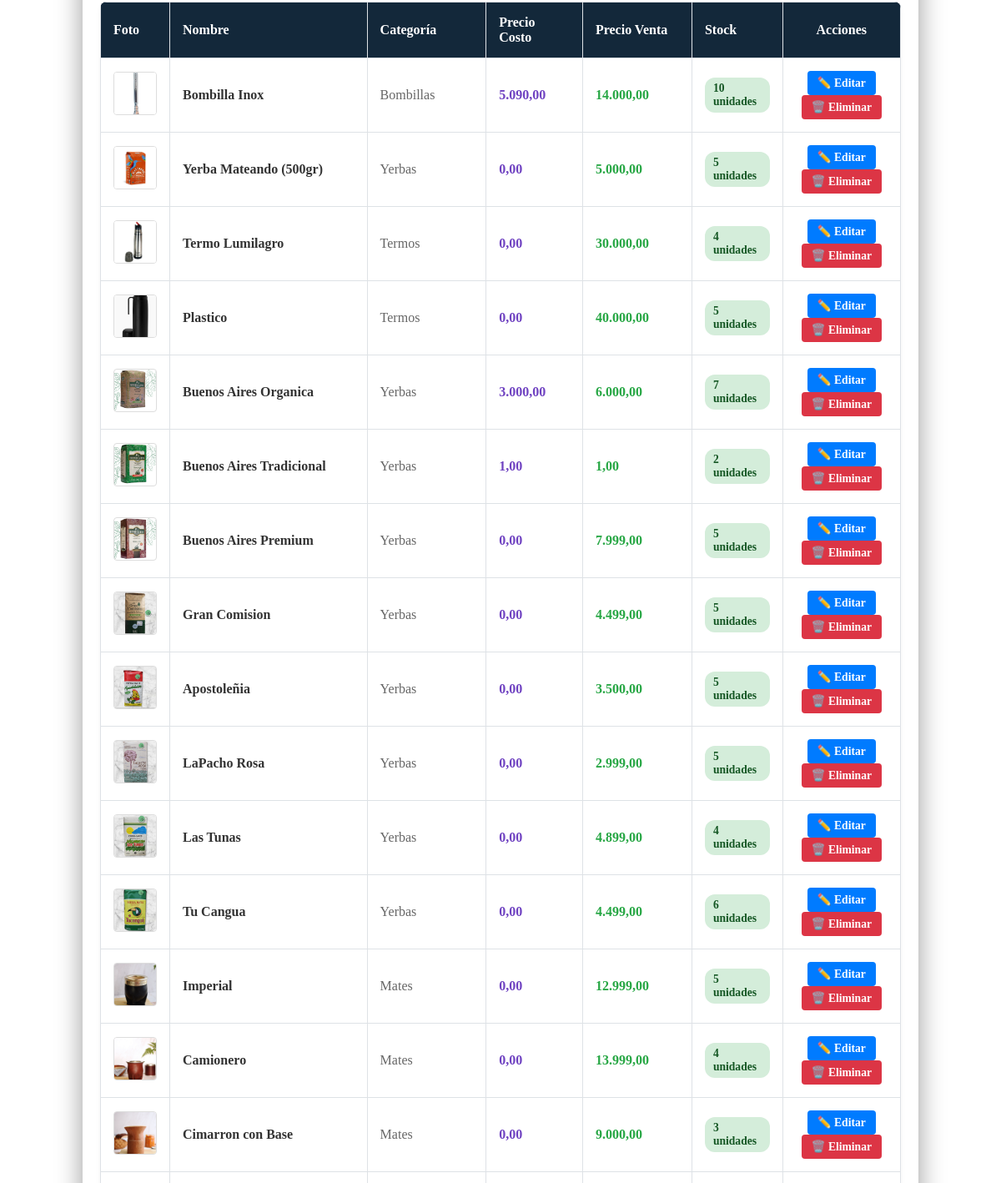
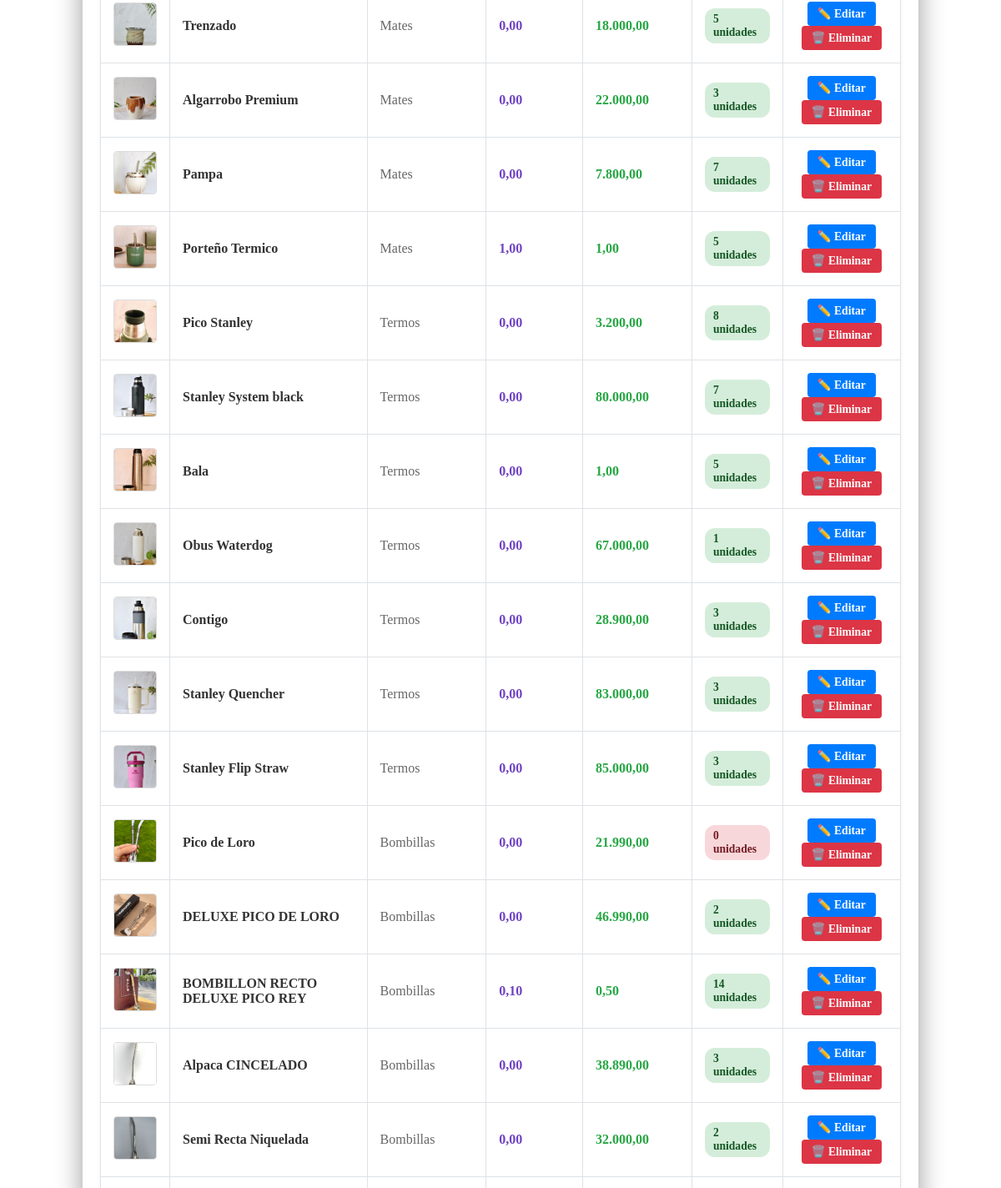
/admin/productos (signed in, middle part), run on an earlier commit of the app's database (2 pictures, top to bottom).
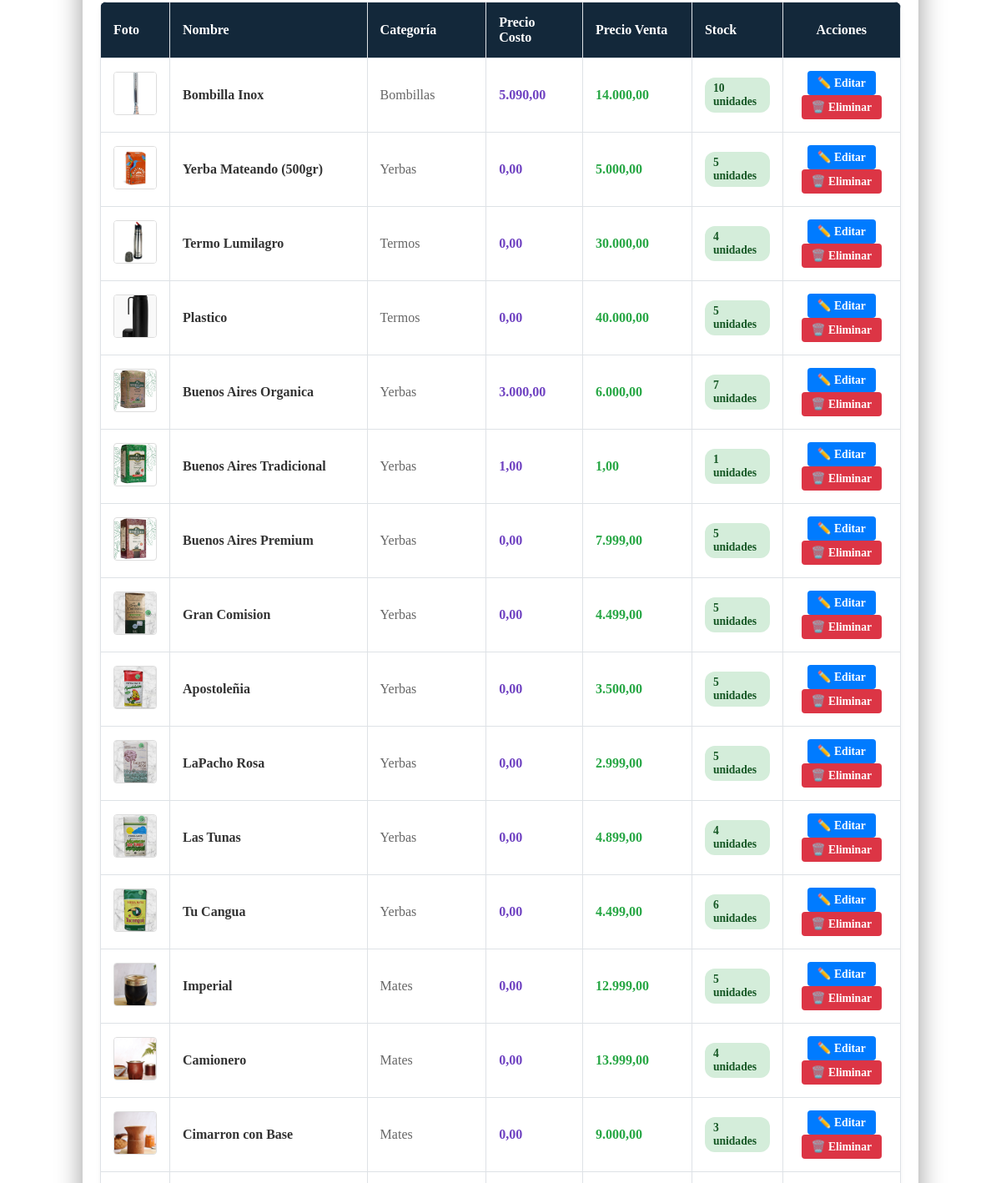
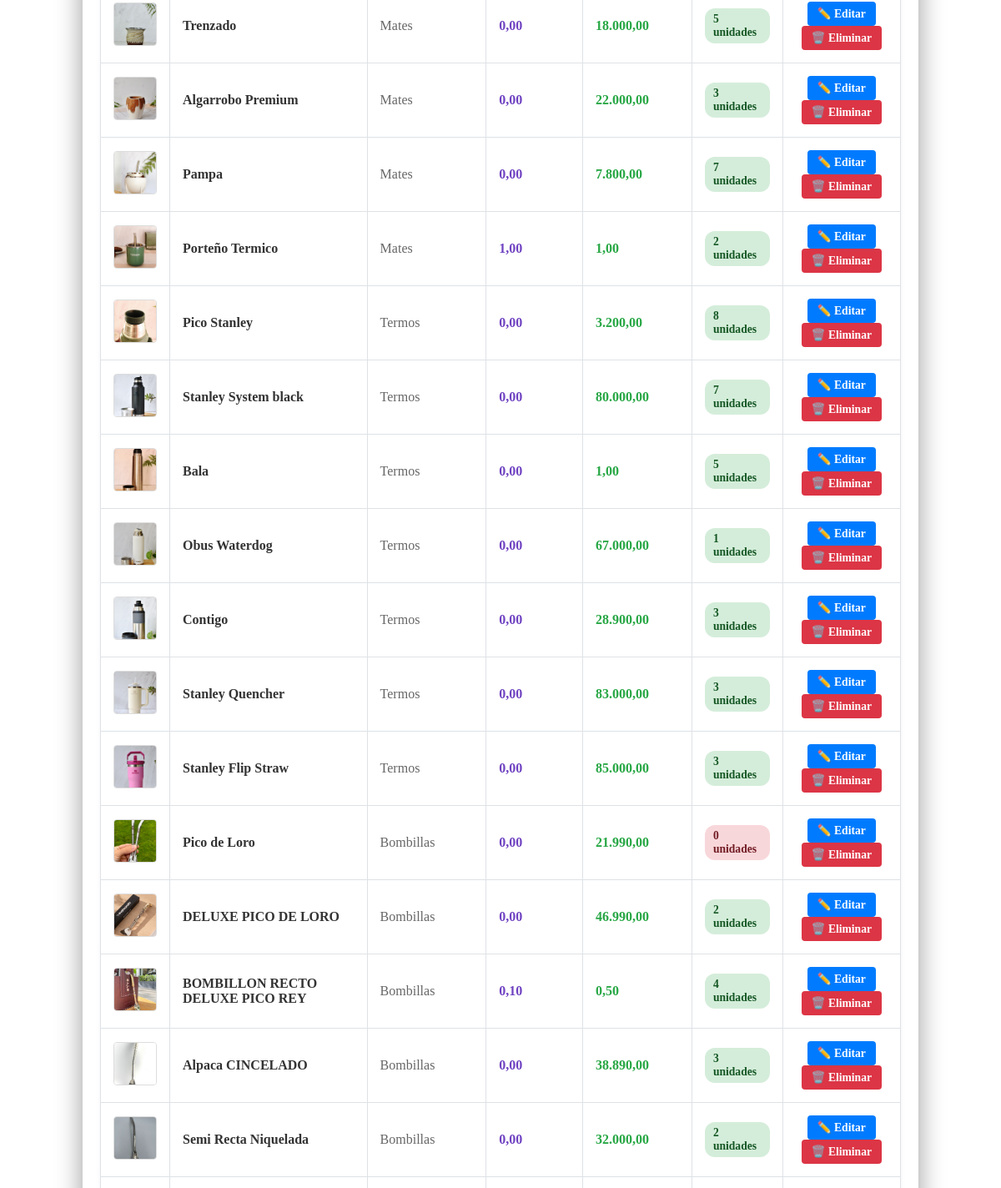
And on a later commit of the database (2 pictures, top to bottom).
### app.py (models this page shows, shortened)
class Producto(db.Model):
    id = db.Column(db.Integer, primary_key=True)
    nombre = db.Column(db.String(100), nullable=False)
    categoria = db.Column(db.String(50))
    precio = db.Column(db.Float, nullable=False)
    precio_costo = db.Column(db.Float, nullable=False, default=0.0)
    descripcion = db.Column(db.Text)
    imagen = db.Column(db.String(100))
    stock = db.Column(db.Integer, default=0)

### app.py (the view)
@app.route('/admin/productos')
@requiere_nivel(5)  # Permite que entren tanto gestores (5) como administradores (10)
def lista_productos():
    todos_los_productos = Producto.query.all()
    return render_template('admin_productos.html', productos=todos_los_productos)

### app.py (called while the page is built)
@app.context_processor
def inject_categorias():
    return dict(todas_las_categorias=CATEGORIAS_DATA)

def requiere_nivel(nivel_minimo):
    def decorator(f):
        @wraps(f)
        def decorated_function(*args, **kwargs):
            rol_usuario = session.get('usuario_rol', 'cliente')
            nivel_usuario = NIVELES_ACCESO.get(rol_usuario, 1)
            if nivel_usuario < nivel_minimo:
                flash("No tenés permisos suficientes para realizar esta acción.", "danger")
                return redirect(url_for('inicio'))
            return f(*args, **kwargs)
        return decorated_function
    return decorator

@app.context_processor
def procesar_carrito():
    mi_carrito = Carrito(session)
    items, total, unidades = mi_carrito.obtener_datos(Producto)
    return dict(carrito_html=items, total_carrito=total, total_unidades=unidades)

@app.template_filter('dinero')
def formato_dinero(valor):
    if valor is None: return "0.00"
    return "{:,.2f}".format(valor).replace(",", "X").replace(".", ",").replace("X", ".")

### templates/admin_productos.html (shortened to what this page needs)
<!DOCTYPE html>
<html>
<head>
</head>
{% extends 'base.html' %}
{% block content %}
<br>
<div class="contenedor-padre4">
    <br><br>
    <table class="admin-tabla">
        <thead>
            <tr>
                <th>Foto</th>
                <th>Nombre</th>
                <th>Categoría</th>
                <th>Precio Costo</th>
                 <th>Precio Venta</th>
                <th>Stock</th>
                <th class="celda-centrada">Acciones</th>
            </tr>
        </thead>
        <tbody>
            {% for p in productos %}
            <tr>
                <td>
                    <img src="{{ url_for('static', filename='img/' + p.imagen) }}" class="admin-tabla-img">
                </td>
                <td style="font-weight: bold; color: #333;">{{ p.nombre }}</td>
                <td style="color: #666;">{{ p.categoria }}</td>
                <td style="color: #6f42c1; font-weight: bold;">
                    {{ p.precio_costo | dinero }}
                </td>
                <td style="color: #28a745; font-weight: bold;">
                    {{ p.precio | dinero }}
                </td>
                <td>
                    <span class="badge-admin {% if p.stock > 0 %}badge-activo{% else %}badge-bloqueado{% endif %}">
                        {{ p.stock }} unidades
                    </span>
                </td>
                <td class="celda-centrada">
                    <a href="{{ url_for('editar_producto', id=p.id) }}" class="btn-tabla btn-tabla-editar">✏️ Editar</a>
                    <a href="/admin/eliminar_producto/{{ p.id }}" onclick="return confirm('¿Seguro querés eliminar este producto?');" class="btn-tabla btn-tabla-eliminar">🗑️ Eliminar</a>
                </td>
            </tr>
            {% endfor %}
        </tbody>
    </table>
    <br><br>
    {% endblock %}

What changed in the data, as far as the page shows it:
changed Producto "Buenos Aires Tradicional": stock "2" → "1"
changed Producto "Porteño Termico": stock "5" → "2"
changed Producto "BOMBILLON RECTO DELUXE PICO REY": stock "14" → "4"
